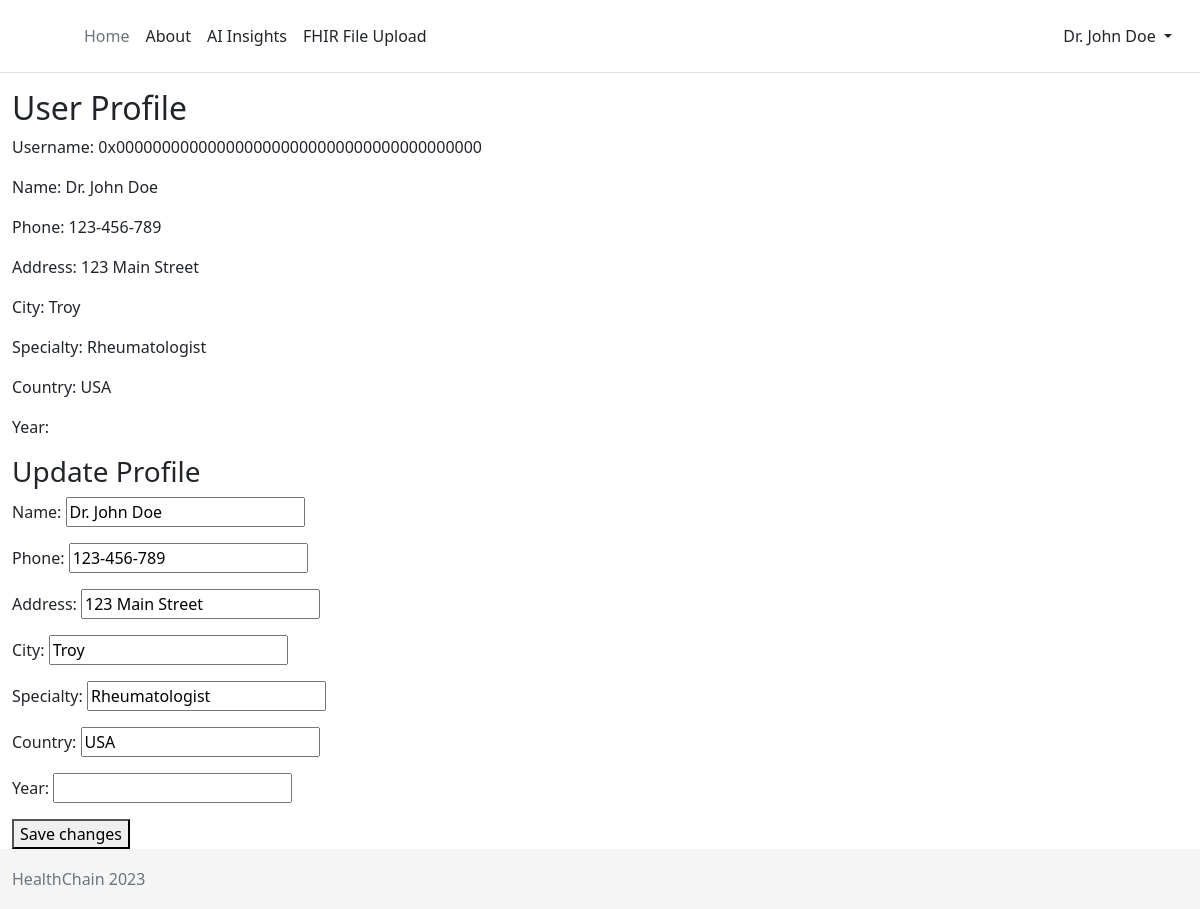
/profile/ (signed in), run on the app's committed database.
### accounts/models.py (models this page shows, shortened)
class NewUser(AbstractUser):
    name = models.CharField(max_length=100)
    phone = models.CharField(max_length=100)
    address = models.CharField(max_length=100)
    city = models.CharField(max_length=100)
    specialty = models.CharField(max_length=100, blank=True)
    country = models.CharField(max_length=100)
    year = models.CharField(max_length=100)
    def is_patient(self):
        return not self.specialty

### pages/views.py (the view)
# urls.py: path('profile/', profile, name='profile'),
@login_required
def profile(request):
    if request.method == 'POST':
        form = UserEditForm(request.POST, instance=request.user)
        if form.is_valid():
            form.save()
            return redirect('profile')
    else:
        form = UserEditForm(instance=request.user)
    context = {'form': form}
    return render(request, 'pages/profile.html', context)

### accounts/forms.py
class UserEditForm(forms.ModelForm):
    class Meta:
        model = NewUser
        fields = ['name', 'phone', 'address', 'city', 'specialty', 'country', 'year']

### templates/pages/profile.html (shortened to what this page needs)
{% extends '_base.html' %}
{% load static %}
{% block content %}
  <h2>User Profile</h2>
  <p>Username: {{ user.username }}</p>
  <p>Name: {{ user.name }}</p>
  <p>Phone: {{ user.phone }}</p>
  <p>Address: {{ user.address }}</p>
  <p>City: {{ user.city }}</p>
  <p>Specialty: {{ user.specialty }}</p>
  <p>Country: {{ user.country }}</p>
  <p>Year: {{ user.year }}</p>
  <h3>Update Profile</h3>
  <form method="post">
    {{ form.as_p }}
    <button type="submit">Save changes</button>
  </form>
{% endblock %}

### templates/_base.html (shortened to what this page needs)
{% load static %}
<!DOCTYPE html>
<html lang="en">
<head>
  {% block css %}
  <link href="https://cdn.jsdelivr.net/npm/bootstrap@5.2.3/dist/css/bootstrap.min.css" rel="stylesheet"
>
  <link rel="stylesheet" href="{% static 'css/base.css' %}">
  {% endblock %}
</head>
<body>
  <header class="p-3 mb-3 border-bottom">
    <div class="container">
      <div class="d-flex flex-wrap align-items-center justify-content-center justify-content-lg-start">
        <a href="/" class="d-flex align-items-center mb-2 mb-lg-0 text-dark text-decoration-none">
          <svg class="bi me-2" width="40" height="32" role="img" aria-label="Bootstrap">
            <use xlink:href="#bootstrap" />
          </svg>
        </a>
        <ul class="nav col-12 col-lg-auto me-lg-auto mb-2 justify-content-center mb-md-0">
          <li><a href="{% url 'home' %}" class="nav-link px-2 link-secondary">Home</a></li>
          <li><a href="{% url 'about' %}" class="nav-link px-2 link-dark">About</a></li>
          <li><a href="{% url 'ai' %}" class="nav-link px-2 link-dark">AI Insights</a></li>
          <li><a href="{% url 'fhir_upload' %}" class="nav-link px-2 link-dark">FHIR File Upload</a></li>
        </ul>
        <div class="dropdown text-end">
          {% if user.is_authenticated %}
          <a href="#" class="d-block link-dark text-decoration-none dropdown-toggle" data-bs-toggle="dropdown"
            aria-expanded="false">
            {{ user.name }}
          </a>
          {% else %}
          <form class="form-inline ml-auto">
            <a href="#" onclick="connectMetaMask()" class="btn btn-outline-secondary">MetaMask Login</a>
          </form>
          {% endif %}
        </div>
      </div>
    </div>
  </header>
  <div class="container">
    {% block content %}{% endblock content %}
  </div>
  <footer class="footer">
    <div class="container">
      <span class="text-muted">HealthChain 2023<span>
    </div>
  </footer>
</body>
</html>

### static/css/base.css (style rules this page uses)
html { position: relative; min-height: 100%; font-size: 14px; }
@media (min-width: 768px) { html { font-size: 16px; } }
body { margin-bottom: 60px; }
.container { max-width: 1500px; }
.footer { position: absolute; bottom: 0; width: 100%; height: 60px; line-height: 60px; background-color: #f5f5f5; }

### data on the page
NewUser: name "Dr. John Doe", username "0x0000000000000000000000000000000000000000", phone "123-456-789", address "123 Main Street", city "Troy", specialty "Rheumatologist", country "USA"
